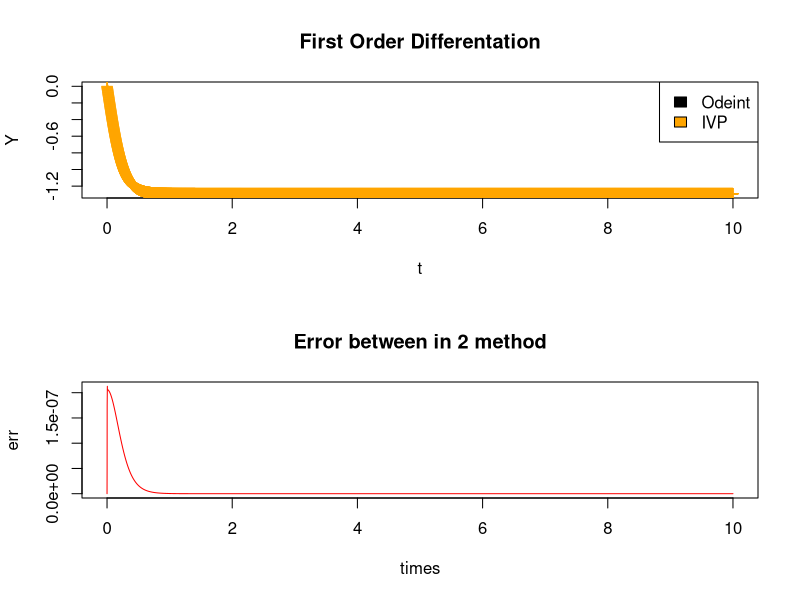

Source code (R):
library(lubridate)
library(stringr)
library(tidyverse)
require(deSolve)
png("Fisrt_order.png")
f <- function(t,y,parms) {
  with(as.list(parms),{
      dydt <- sapply(expr_arr,function(x)eval(x))
      list(dydt)
  })
}
prep_sw_side <- function(expr){
  if(str_detect(expr,"y")){
    diff = str_count(expr,"'")
    expr <- paste("y[",(diff+1),"]")
  }
  else if(str_detect(expr,"\\-")){
    expr <- "\\+"
  }
  else if(str_detect(expr,"\\+")){
    expr <- "\\-"
  }
  expr
}

eq <- "y'(t)=3*y**2-5"
#Seperate operator and variable
eq <- unlist(strsplit(eq,"(?=[\\+|\\-|\\=|\\*|\\/])",perl=TRUE))
diff <- str_which(eq,"'")
expr_arr <- c()
for (i in sort(diff,decreasing = TRUE)){
  #Seperate left side and right of equation
  form_eq = Filter(Negate(is.na),eq[i+1:length(eq)])
  left_side = form_eq[1:which(form_eq=="=")-1]
  right_side = Filter(Negate(is.na),form_eq[which(form_eq=="=")+1:length(form_eq)])
  
  left_expr <- map(.x=left_side,.f=prep_sw_side)
  left_expr = paste(left_expr,collapse ='')
  right_expr = paste(right_side,collapse ='')
  expr <- paste(right_expr,left_expr,collapse = '')
  expr_arr=append(expr_arr,(parse(text=expr)))
}
print(expr_arr)
parm <- expr_arr
y0 <- c(0);
times <- seq(from=0,t=10,by=10**-3)

start_odeint = now()
sol_odeint <- ode(y0,times,f,parms=parm)
end_odeint = now()

par(mfrow = c(2, 1))
plot(times,sol_odeint[,2],type="l",main="First Order Differentation",xlab="t",ylab="Y")

start_ivp = now()
sol_ivp <- ode(y0,times,f,parms=parm,method="rk4",)
end_ivp = now()

points(times,sol_ivp[,2],col="orange",pch=3)
legend("topright",legend=c("Odeint","IVP"),fill=c("black","orange"))

print(paste("Odeint R used in",end_odeint-start_odeint))
print(paste("Solve_ivp used in",end_ivp-start_ivp))

err = abs(sol_odeint[,2]-sol_ivp[,2])
plot(times,err,col="red",type="l",main="Error between in 2 method")

dev.off()
